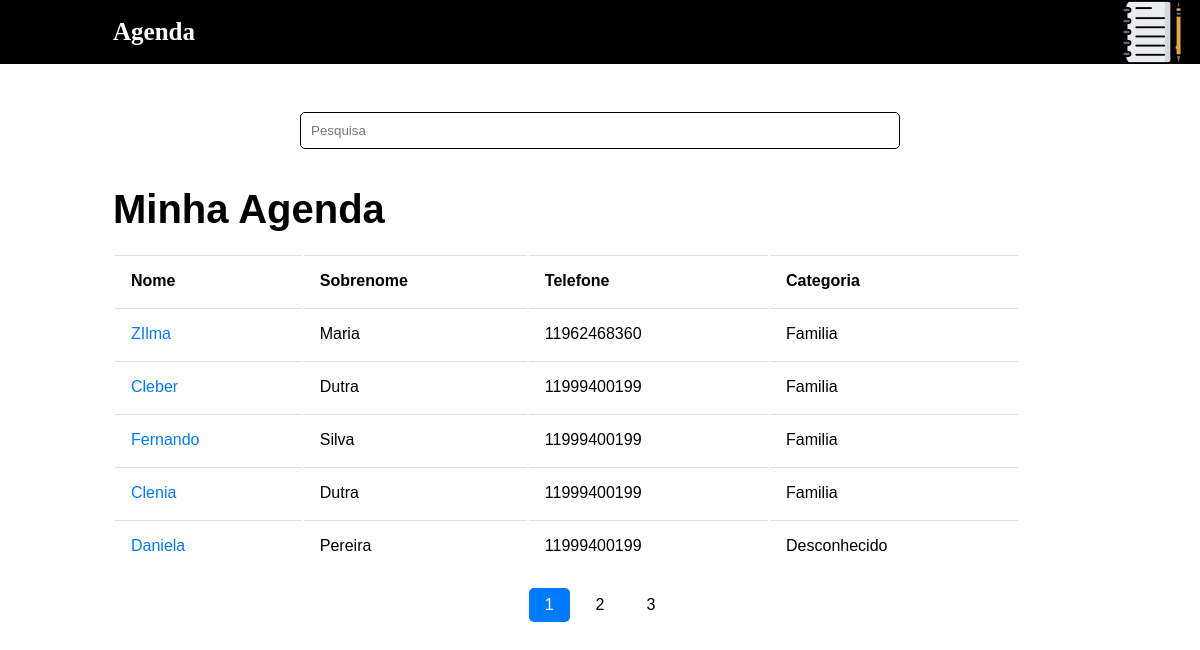
The page / on the database its author committed.
### contatos/models.py (models this page shows, shortened)
class Contato(models.Model):
    nome = models.CharField(max_length=35, blank=False, null=False)
    sobrenome = models.CharField(max_length=35, blank=False, null=False)
    telefone = models.CharField(max_length=30, blank=False, null=False)
    email = models.EmailField(max_length=45, blank=True, null=True)
    data_criacao = models.DateTimeField(default=timezone.now)
    descricao = models.TextField(blank=True)
    categoria = models.ForeignKey(Categoria, on_delete=models.DO_NOTHING)
    imagem = models.ImageField(blank=True, upload_to='imagens/')
    mostrar = models.BooleanField(default=True)

class Categoria(models.Model):
    nome = models.CharField(max_length=35, blank=False, null=False)
    def __str__(self):
        return self.nome

### contatos/views.py (the view)
# urls.py: path('', index),
def index(request):
    data = {}
    contatos = Contato.objects.order_by('-id')
    paginator = Paginator(contatos, 5)
    page = request.GET.get('p')
    contatos = paginator.get_page(page)
    data['pessoa'] = contatos
    return render(request, 'contatos/index.html', data)

### templates/contatos/index.html (shortened to what this page needs)
{% load static %}
<!DOCTYPE html>
<html lang="pt-br">
  <head>
    <link rel="stylesheet" href="{% static 'css/index.css' %}" />
    <link rel="stylesheet" href="{% static 'css/menu.css' %}" />
  </head>
  <body>
    <header>
      <h1>
        <a class="title" href="{% url 'index' %}">Agenda</a>
        <img id="img" src="{% static 'img/caderno.png' %}" alt="Logo-agenda">
      </h1>
    </header>
    <main>
      <section>
        <form method="GET" action="{% url 'busca' %}">
          <input type="search" value="{{ request.GET.termo }}" name="termo" placeholder="Pesquisa" />
        </form>
      </section>
      <h2>Minha Agenda</h2>
      <table>
        <tr>
          <th>Nome</th>
          <th>Sobrenome</th>
          <th>Telefone</th>
          <th class="deactivate">Categoria</th>
        </tr>
        {% for contato in pessoa %}
          {% if contato.mostrar %}
            <tr>
              <td>
                <a href="{% url 'contato_detalhe' contato.id %}"
                  >{{ contato.nome }}</a
                >
              </td>
              <td>{{ contato.sobrenome }}</td>
              <td>{{ contato.telefone }}</td>
              <td class="deactivate">{{ contato.categoria }}</td>
            </tr>
          {% endif %}
        {% endfor %}
      </table>
      <ul class="pagination">
        {% for paginas in pessoa.paginator.page_range %}
          {% if pessoa.number == paginas %}
            <li><a class="active" href="?p={{ paginas }}&termo={{ request.GET.termo }}">{{ paginas }}</a></li>
          {% else %}
            <li><a href="?p={{ paginas }}&termo={{ request.GET.termo }}">{{ paginas }}</a></li>
          {% endif %}
        {% endfor %}
      </ul>
    </main>
  </body>
</html>

### files/css/index.css (style rules this page uses)
main { font-family: sans-serif; }
section { font-family: sans-serif; }
form { display: flex; align-items: center; justify-content: center; }
form input { width: 50%; padding: 10px; border: 1px solid black; border-radius: 5px; margin-bottom: 1rem; outline: none; }
h2 { font-size: 40px; line-height: 5.5rem; padding-left: 1.3rem; }
table { padding-left: 1rem; }
tr { text-align: justify; }
a { text-decoration: none; color: #007bff; cursor: pointer; }
td, th { word-wrap: break-word; padding: 1rem; border-top: 1px solid #dee2e6; }
ul.pagination { display: inline-block; padding: 10px; margin: 0; display: flex; align-items: center; justify-content: center; }
ul.pagination li { display: inline; }
ul.pagination li a { color: black; float: left; margin: 5px; padding: 8px 16px; text-decoration: none; border-radius: 5px; }
ul.pagination li a.active { background-color: #007bff; color: white; border-radius: 5px; }
@media (min-width: 600px) { h2, table { padding-left: 113px; } }
@media (min-width: 600px) { table { width: 85%; } }

### files/css/menu.css (style rules this page uses)
* { margin: 0; padding: 0; box-sizing: border-box; }
header { background-color: black; }
h1 { display: flex; align-items: center; justify-content: space-between; font-size: 25px; padding-left: 1rem; margin-right: 1rem; margin-bottom: 3rem; color: white; }
.title { color: white; text-decoration: none; }
@media (min-width: 600px) { h1 { padding-left: 113px; } }

### rows shown on the page
Contato: nome "ZIlma", sobrenome "Maria", telefone "11962468360", categoria "Familia"
Contato: nome "Cleber", sobrenome "Dutra", telefone "11999400199", categoria "Familia"
Contato: nome "Fernando", sobrenome "Silva", telefone "11999400199", categoria "Familia"
Contato: nome "Clenia", sobrenome "Dutra", telefone "11999400199", categoria "Familia"
Contato: nome "Daniela", sobrenome "Pereira", telefone "11999400199", categoria "Desconhecido"

### other values the page prints
{{ paginas }} "1"
{{ paginas }} "2" "3"
